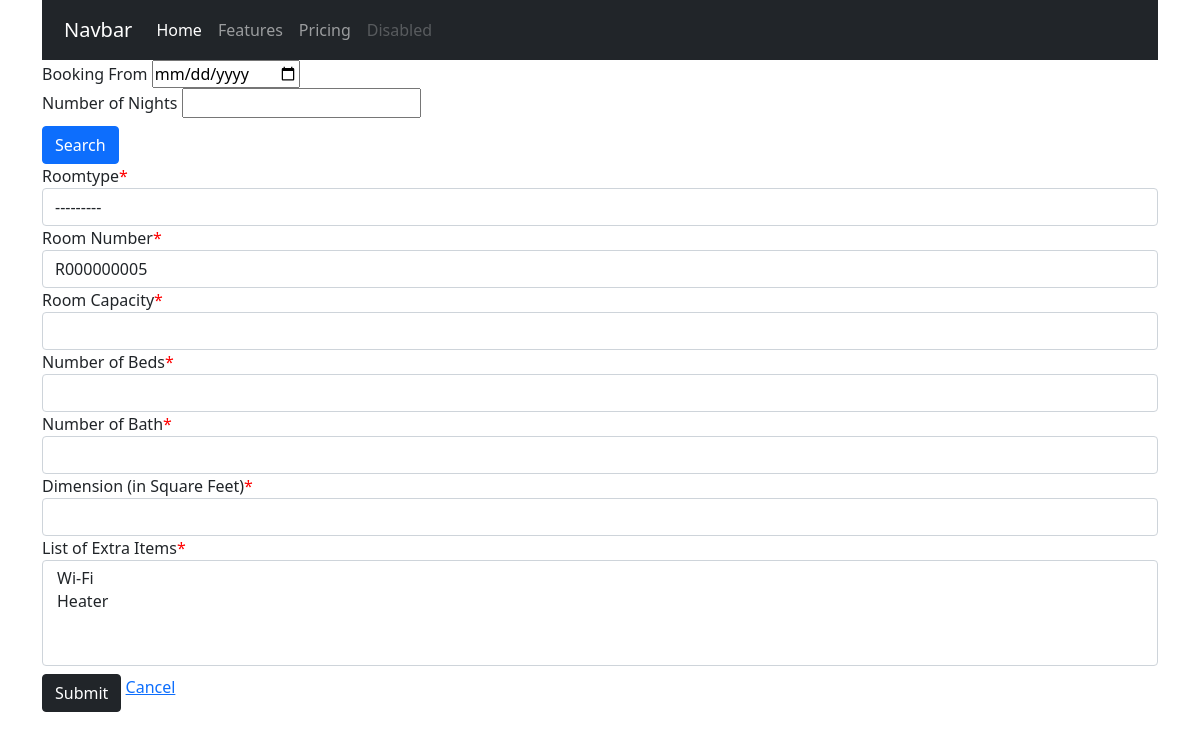
The app's page /rooms/add/, older data.
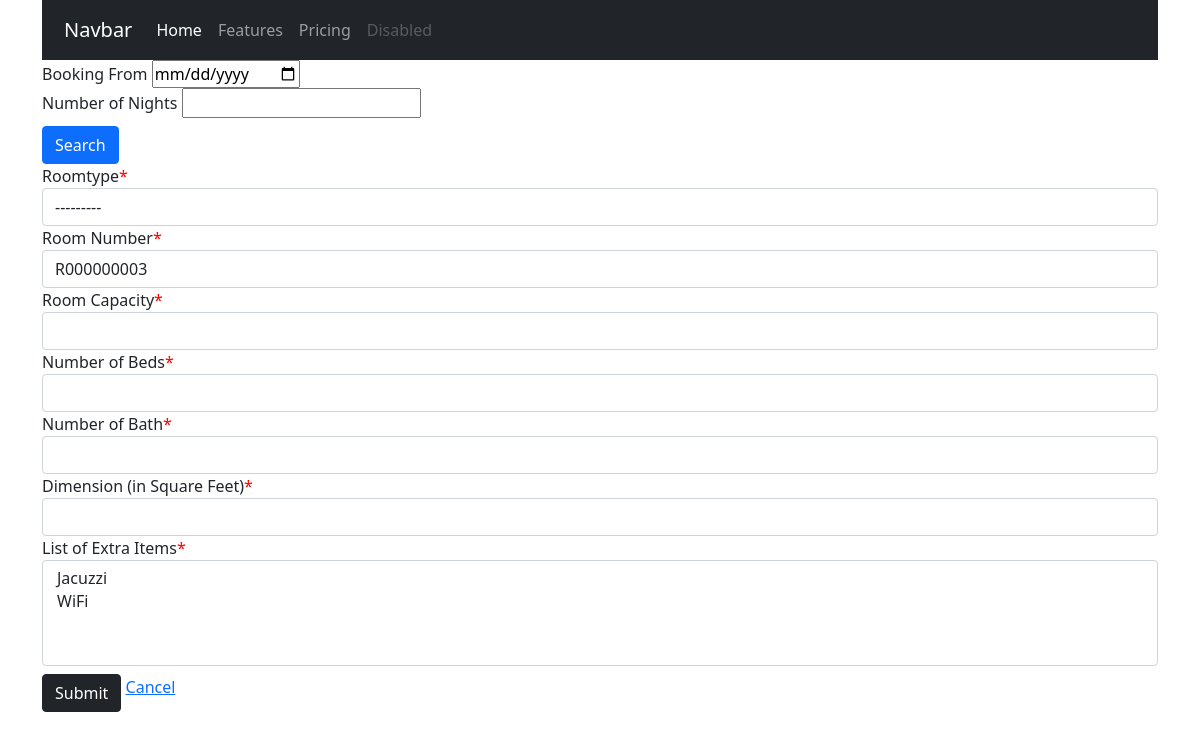
The same page, newer data.
### hotel/models.py (models this page shows, shortened)
class Room(models.Model):
    id = models.UUIDField(primary_key=True, default=uuid.uuid4, editable=False)
    roomstatus = models.CharField(_("Room Status"), max_length=2, choices=ROOMSTATUS, default='dv')
    roomnumber = models.CharField(_("Room Number"), max_length=50, default=generateRoomNumber, db_index=True, unique=True)
    roomnumber_url = models.SlugField(_("Room Number URL"), null=True)
    roomtype = models.ForeignKey(RoomType, on_delete=models.CASCADE, limit_choices_to={'roomtype_active': True}, related_name='rooms')
    roomcapacity = models.PositiveIntegerField(_("Room Capacity")) #todo: set max value for room capacity
    roombed = models.PositiveIntegerField(_("Number of Beds"))
    roombath = models.PositiveIntegerField(_("Number of Bath"))
    roomdimension = models.DecimalField(_("Dimension (in Square Feet)"), max_digits=5, decimal_places=2)
    roomextras = models.ManyToManyField(RoomExtra, verbose_name=_("List of Extra Items"))
    created_at = models.DateTimeField(_("Created At"), auto_now_add=True)
    last_updated = models.DateTimeField(_("Updated At"), auto_now=False)
    is_available = models.BooleanField(_("Room Available"), default=True)
    roomdate = models.DateTimeField(_("Empty Date Field"), blank=True, null=True)
    class Meta:
        verbose_name = _("Room")
        verbose_name_plural = _("Rooms")

### hotel/views.py (the view, shortened to what this page needs)
# urls.py: path('add/', RoomCreateView.as_view(), name='room_create'),
class RoomCreateView(generic.CreateView):
    form_class = RoomForm
    template_name = 'rooms/roomcreate.html'
    def get(self, request, *args, **kwargs):
        form = self.form_class()
        return render(request, self.template_name, {'form': form})

### hotel/forms.py
class RoomForm(ModelForm):
    class Meta:
        model = Room
        fields = ('roomtype', 'roomnumber', 'roomcapacity', 'roombed', 'roombath', 'roomdimension', 'roomextras',)

### hotel/models.py (called while the page is built)
def generateRoomNumber():
    rooms = Room.objects.all().order_by('-created_at')
    return generate_number('R', rooms, length=10)

    def __str__(self):
        return self.roomextra_name

    def __str__(self):
        return self.roomtype_name

### number_generator.py (called while the page is built)
def generate_number(prefix, qs, postfix='1', length=4):
    if qs.count() == 0:
        return prefix + postfix.zfill(length - 1)
    else:
        firstrecord = qs.first()
        postfix = str(int(firstrecord.roomnumber[1:]) + 1)
        return prefix + postfix.zfill(length - len(postfix))

### templates/rooms/roomcreate.html (shortened to what this page needs)
{% extends 'base.html' %}
{% load crispy_forms_tags %}
{% block content %}
    <form method="post">
        {{ form|crispy }}
        <input class="btn btn-dark" type="submit" value="Submit">
        <a href="{% url 'room_list' %}">Cancel</a>
    </form>
{% endblock content %}

Row changes from the older to the newer data that the page shows:
removed Room: roomnumber "R000000005"
added Room: roomnumber "R000000003"
Text that changed along with them:
form field roomextras: "Wi-Fi / Heater" → "Jacuzzi / WiFi"
